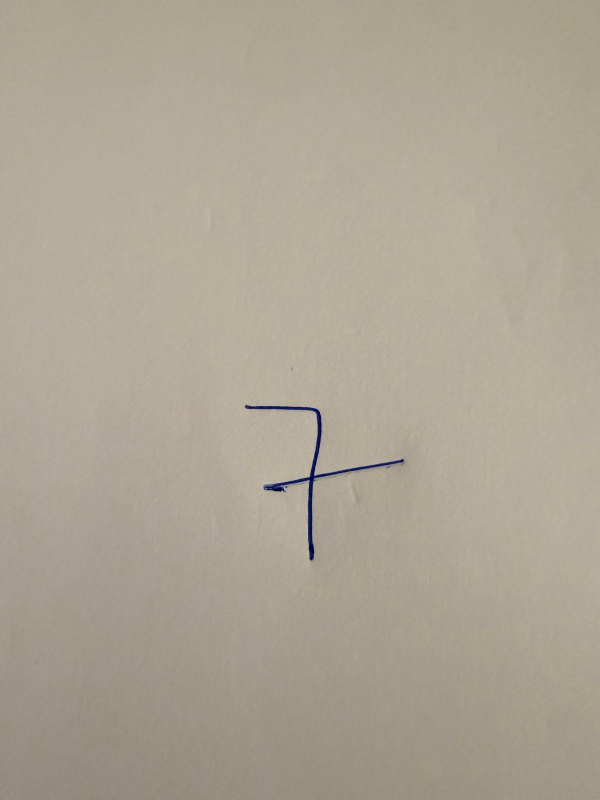
#> input picture data/photos/sept_barre.jpg, 1200 x 1600 px (shown at 1/2 size)
$ python -i pretraitement.py   (imports and definitions only)
#> lines starting #> are read from the running program, lines starting #| are printed output that depends on the picture; after the words box and inside, x2 and y2 are one past the last pixel; in counts of white or black regions, pixels touching at a corner belong together
#> further down, picture is the input picture: PIL image 1200x1600 RGB; mean R, G, B 172.9, 164.2, 148
"""Mise au format MNIST d'un chiffre dessiné ou photographié.

On reproduit la chaîne de construction de MNIST (partie 3.2) : le chiffre est
recadré, réduit pour tenir dans une boîte de 20 x 20 pixels sans être déformé,
puis centré selon son centre de masse dans une grille de 28 x 28.
"""
import numpy as np
from PIL import Image, ImageOps


def vers_mnist(image, inverser=None):
    """Image PIL (ou tableau) -> tableau (28, 28) uint8, encre claire sur fond noir.

    Renvoie None si l'image est vide.
    """
    if not isinstance(image, Image.Image):
        image = Image.fromarray(np.asarray(image))
    if image.mode in ("RGBA", "LA"):
        fond = Image.new("RGBA", image.size, (255, 255, 255, 255))
        image = Image.alpha_composite(fond, image.convert("RGBA"))
    gris = np.asarray(image.convert("L"), dtype=np.float32)

    # Une photo de chiffre noir sur papier blanc doit être inversée.
    if inverser is None:
        inverser = np.median(gris) > 127
    if inverser:
        gris = 255 - gris

    # On efface le bruit de fond léger (papier, compression).
    gris[gris < 0.25 * gris.max()] = 0
    if gris.max() == 0:
        return None
    lignes = np.where(gris.max(axis=1) > 0)[0]
    colonnes = np.where(gris.max(axis=0) > 0)[0]
    chiffre = gris[lignes[0]:lignes[-1] + 1, colonnes[0]:colonnes[-1] + 1]

    # Réduction dans une boîte de 20 x 20 en gardant les proportions.
    h, w = chiffre.shape
    k = 20.0 / max(h, w)
    nh, nw = max(1, round(h * k)), max(1, round(w * k))
    petit = Image.fromarray(chiffre.astype(np.uint8)).resize((nw, nh), Image.LANCZOS)
    petit = np.asarray(petit, dtype=np.float32)

    # Centrage par le centre de masse dans la grille 28 x 28.
    grille = np.zeros((28, 28), dtype=np.float32)
    haut, gauche = (28 - nh) // 2, (28 - nw) // 2
    grille[haut:haut + nh, gauche:gauche + nw] = petit
    total = grille.sum()
    yy, xx = np.indices(grille.shape)
    cy, cx = (yy * grille).sum() / total, (xx * grille).sum() / total
    dy, dx = int(round(13.5 - cy)), int(round(13.5 - cx))
    grille = np.roll(np.roll(grille, dy, axis=0), dx, axis=1)

    grille = grille / grille.max() * 255
    return np.clip(grille, 0, 255).astype(np.uint8)


# Épaisseur relative du trait dans MNIST (2 x aire / périmètre, rapportée à la
# hauteur du chiffre) : médiane 0,13 mesurée sur 2 000 images du jeu de test.
EPAISSEUR_MNIST = 0.13


def _otsu(valeurs):
    hist, bords = np.histogram(valeurs, bins=256)
    centres = (bords[:-1] + bords[1:]) / 2
    w0 = np.cumsum(hist); w1 = w0[-1] - w0
    m0 = np.cumsum(hist * centres) / np.maximum(w0, 1)
    m1 = (np.sum(hist * centres) - np.cumsum(hist * centres)) / np.maximum(w1, 1)
    return centres[np.argmax(w0 * w1 * (m0 - m1) ** 2)]


def photo_vers_mnist(image):
    """Photo d'un chiffre (téléphone, scan) -> tableau (28, 28) uint8, ou None.

    Une photo n'est pas un dessin propre : le papier est gris, l'éclairage n'est
    pas uniforme, le trait du stylo est très fin par rapport à l'image et il y a
    des petites taches. On (1) soustrait le fond estimé localement, (2) sépare
    l'encre du papier par le seuil d'Otsu, (3) ne garde que les gros morceaux de
    tracé, (4) épaissit le trait jusqu'à l'épaisseur typique de MNIST, puis on
    applique la même mise au format que pour un dessin.
    """
    from PIL import ImageFilter
    from scipy import ndimage as ndi

    image = ImageOps.exif_transpose(image)
    if image.mode in ("RGBA", "LA"):
        fond = Image.new("RGBA", image.size, (255, 255, 255, 255))
        image = Image.alpha_composite(fond, image.convert("RGBA"))
    gris = image.convert("L")
    gris.thumbnail((500, 500))
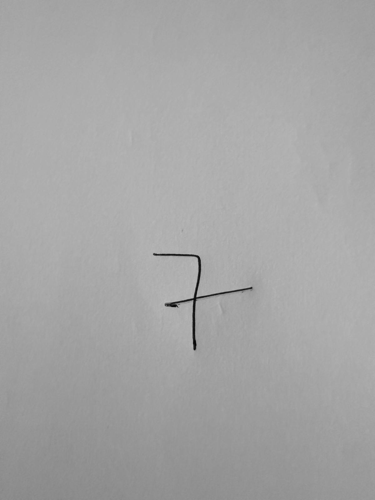
#> gris: PIL image 375x500 L; min 3, max 187, mean 165

    # 1. Fond local : le papier est la partie claire, on l'estime par un filtre max
    #    (qui efface le trait) puis un flou ; l'encre est ce qui est plus sombre.
    clair = np.median(np.asarray(gris)) > 127
#> clair = True
    filtre = ImageFilter.MaxFilter(15) if clair else ImageFilter.MinFilter(15)
    fond = np.asarray(gris.filter(filtre).filter(ImageFilter.GaussianBlur(10)), dtype=np.float32)
    g = np.asarray(gris, dtype=np.float32)
    encre = np.clip(fond - g if clair else g - fond, 0, None)
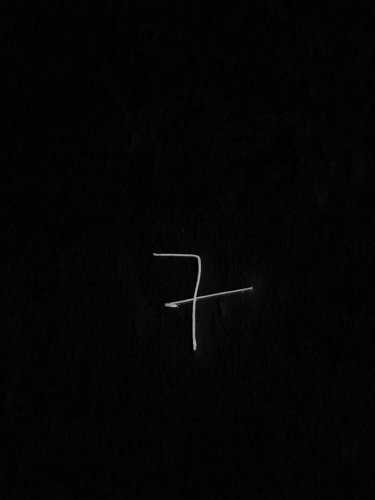
#> encre: shape (500, 375) float32; min 0, max 176, mean 4.1

    # 2. Seuil d'Otsu, avec un minimum pour ne pas transformer le grain du papier en encre.
    if encre.max() < 20:
        return None
    masque = encre > max(_otsu(encre[encre > 2]), 20)
#> in _otsu, `hist, bords = np.histogram(valeurs, bins=256)`: hist = 256 values, max 51477 at index 0, min 0 at index 3, mean 568.4; bords = 257 values from 3 to 176
#> in _otsu, `centres = (bords[:-1] + bords[1:]) / 2`: centres = 256 values from 3.34 to 175.7
#> in _otsu, `w0 = np.cumsum(hist)`: w0 = 256 values from 51477 to 145507
#> in _otsu, `w1 = w0[-1] - w0`: w1 = 256 values, max 94030 at index 0, min 0 at index 255, mean 1301.2
#> in _otsu, `m0 = np.cumsum(hist * centres) / np.maximum(w0, 1)`: m0 = 256 values from 3.34 to 4.88
#> in _otsu, `m1 = (np.sum(hist * centres) - np.cumsum(hist * centres)) / np.maximum..`: m1 = 256 values, max 175.7 at index 254, min 0 at index 255, mean 131.5
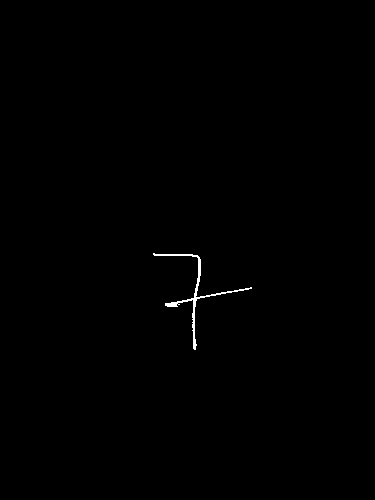
#> masque: shape (500, 375) bool; 0.29% white in thin lines or dots, all inside (x1, y1, x2, y2) = (153, 253, 252, 350)

    # 3. On retire les taches : on garde les morceaux d'au moins 10 % du plus gros.
    etiq, n = ndi.label(masque, structure=np.ones((3, 3)))
#> n = 1
    if n == 0:
        return None
    aires = ndi.sum(masque, etiq, range(1, n + 1))
#> aires = [539]
    masque = np.isin(etiq, 1 + np.where(aires >= 0.10 * aires.max())[0])

    # 4. Épaississement du trait jusqu'à l'épaisseur relative de MNIST.
    ys, xs = np.where(masque)
#> ys = 539 values from 253 to 349; xs = 539 values, max 251 at index 180, min 153 at index 0, mean 194.1
    masque = masque[ys.min():ys.max() + 1, xs.min():xs.max() + 1]
#> masque: shape (97, 99) bool; 5.6% white in thin lines or dots
    masque = np.pad(masque, 20)
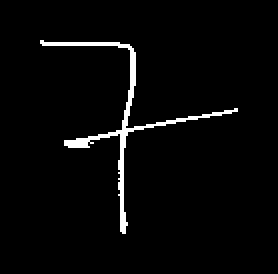
#> masque: shape (137, 139) bool (shown 2 times larger); 2.8% white in thin lines or dots, all inside (x1, y1, x2, y2) = (20, 20, 119, 117)
    taille = max(np.ptp(ys), np.ptp(xs)) + 1
#> taille = 99
    perimetre = (masque & ~ndi.binary_erosion(masque)).sum()
#> perimetre = 438
    epaisseur = 2 * masque.sum() / max(perimetre, 1)
#> epaisseur = 2.46
    manque = EPAISSEUR_MNIST * taille - epaisseur
#> manque = 10.41
    if manque > 0:
        masque = ndi.distance_transform_edt(~masque) <= manque / 2
#> masque: shape (137, 139) bool; 15.1% white; 1 white region, box (x1, y1, x2, y2) and area: (15, 15, 124, 122) 2885
    trace = ndi.gaussian_filter(masque.astype(np.float32), sigma=max(1.0, 0.02 * taille)) * 255
    return vers_mnist(np.clip(trace, 0, 255).astype(np.uint8), inverser=False)
#> in vers_mnist, `gris[gris < 0.25 * gris.max()] = 0`:
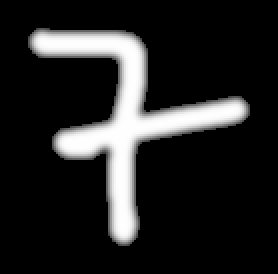
#> gris: shape (137, 139) float32 (shown 2 times larger); min 0, max 254, mean 36.5
#> in vers_mnist, `lignes = np.where(gris.max(axis=1) > 0)[0]`: lignes = 109 values from 14 to 122
#> in vers_mnist, `colonnes = np.where(gris.max(axis=0) > 0)[0]`: colonnes = 111 values from 14 to 124
#> in vers_mnist, `chiffre = gris[lignes[0]:lignes[-1] + 1, colonnes[0]:colonnes[-1] + 1]`:
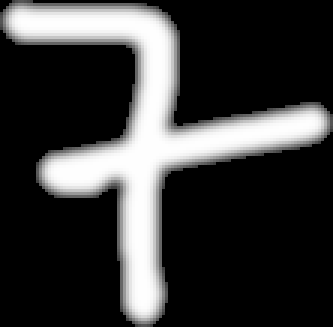
#> chiffre: shape (109, 111) float32 (shown 3 times larger); min 0, max 254, mean 57.5
#> in vers_mnist, `total = grille.sum()`: total = 23283
#> in vers_mnist, `cy, cx = (yy * grille).sum() / total, (xx * grille).sum() / total`: cy = 11.66; cx = 12.35
#> in vers_mnist, `dy, dx = int(round(13.5 - cy)), int(round(13.5 - cx))`: dy = 2; dx = 1
#> in vers_mnist, `grille = np.roll(np.roll(grille, dy, axis=0), dx, axis=1)`:
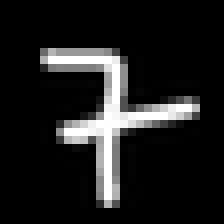
#> grille: shape (28, 28) float32 (shown 8 times larger); min 0, max 255, mean 29.7

>>> from PIL import Image
>>> picture = Image.open('../data/photos/sept_barre.jpg')
>>> result = photo_vers_mnist(picture)
